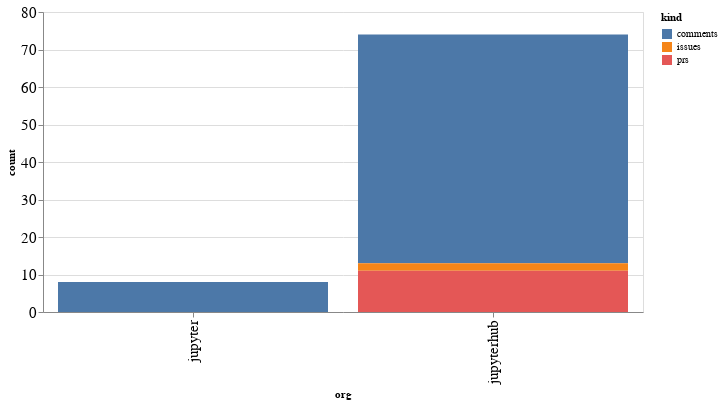

Notebook cell for this chart:
### Code cell
alt.Chart(org_summaries, width=600).mark_bar().encode(
    x='org',
    y='count',
    color='kind',
    tooltip="org"
)

### Figure 1 — Vega-Lite specification as saved in the notebook (floating-point values rounded to 4 significant figures)
{"config": {"axisLeft": {"labelFontSize": 15}, "axisBottom": {"labelFontSize": 15}}, "data": {"name": "data-7f048b6a3b9807da0a4c1a23c16eb2bc"}, "mark": "bar", "encoding": {"color": {"type": "nominal", "field": "kind"}, "tooltip": {"type": "nominal", "field": "org"}, "x": {"type": "nominal", "field": "org"}, "y": {"type": "quantitative", "field": "count"}}, "width": 600, "$schema": "https://vega.github.io/schema/vega-lite/v4.8.1.json", "datasets": {"data-7f048b6a3b9807da0a4c1a23c16eb2bc": [{"org": "jupyter", "kind": "comments", "count": 8}, {"org": "jupyterhub", "kind": "comments", "count": 61}, {"org": "jupyterhub", "kind": "issues", "count": 2}, {"org": "jupyterhub", "kind": "prs", "count": 11}]}}
